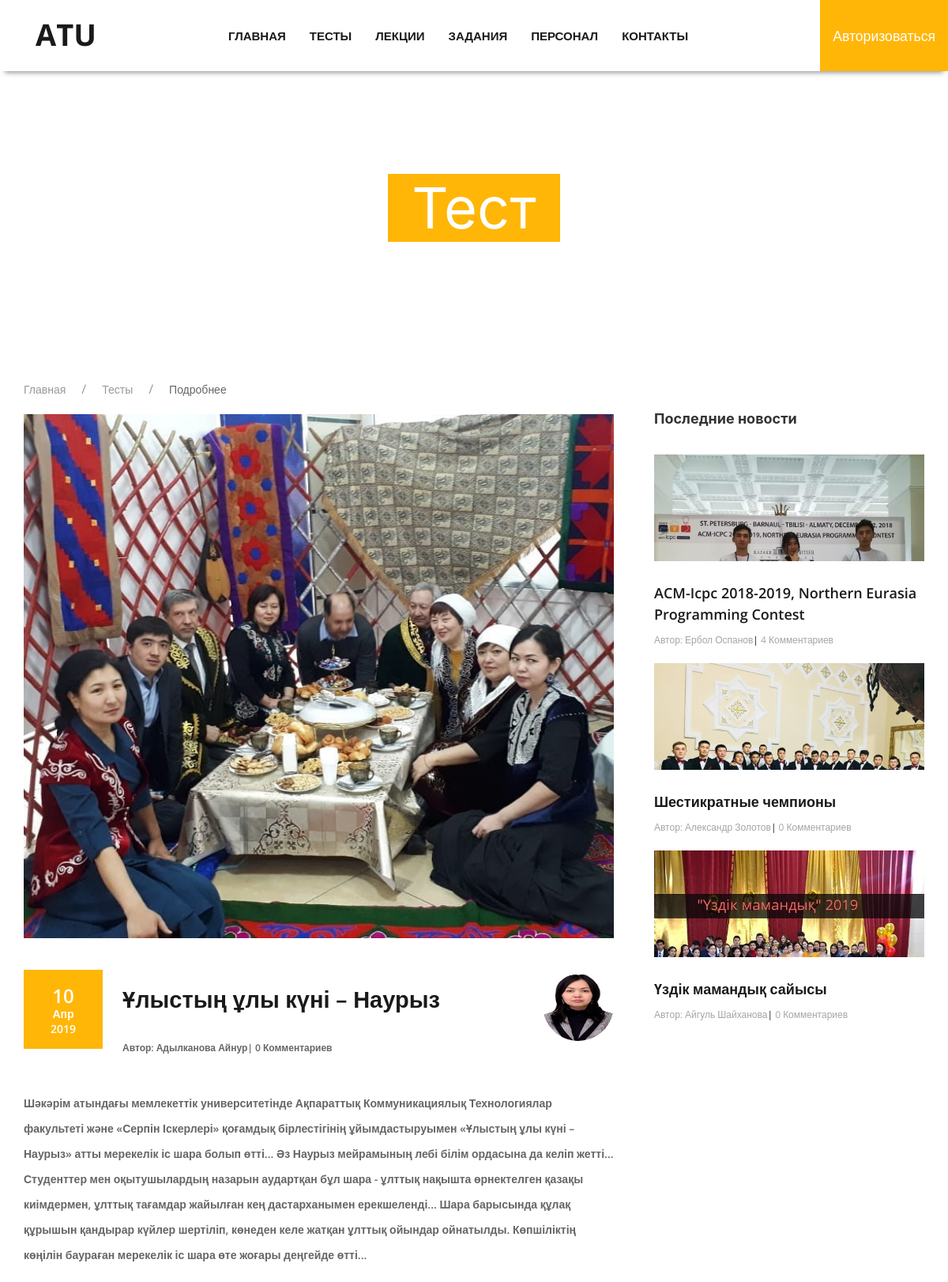
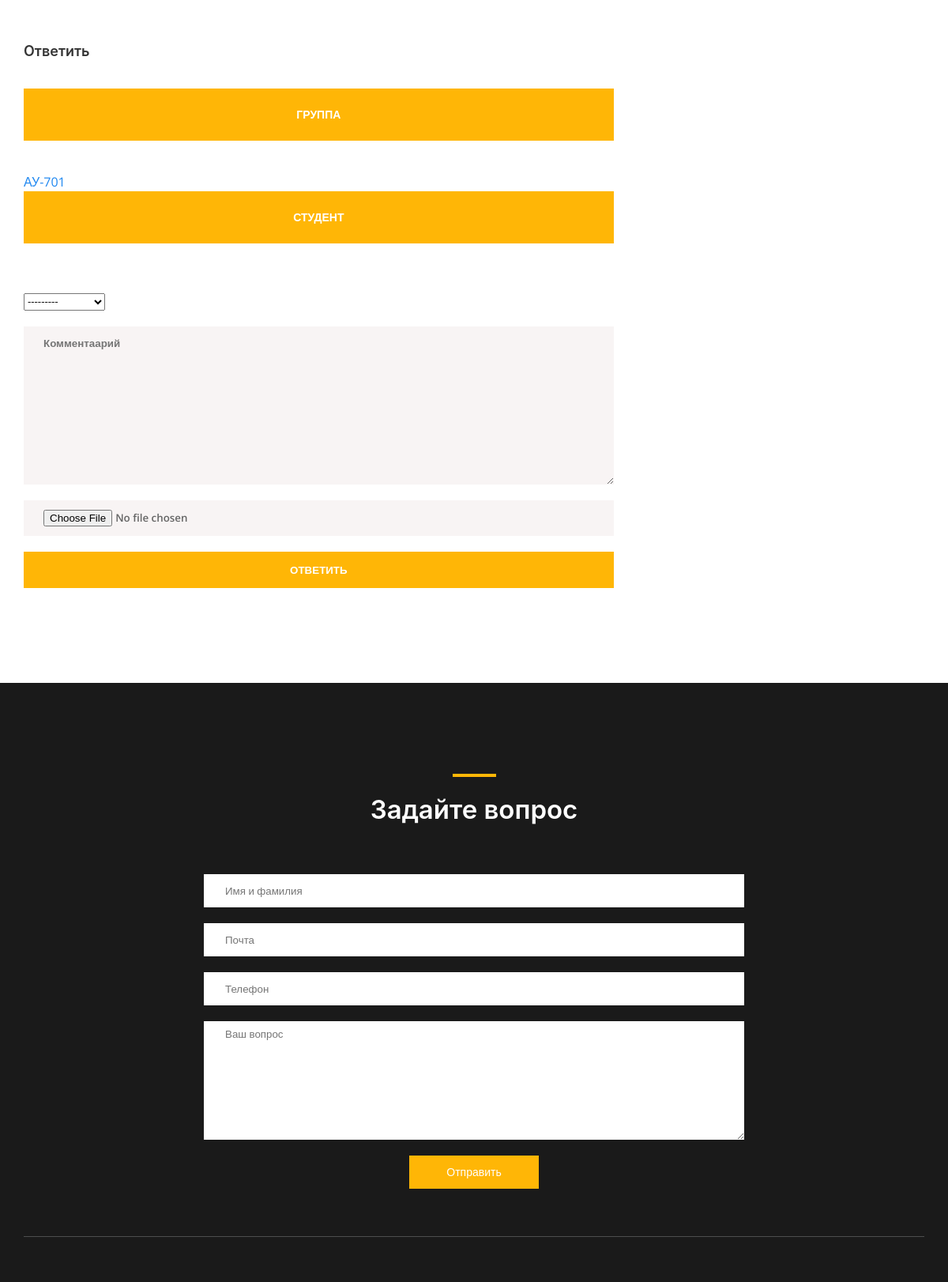
/tests/3/ (upper part), run on the app's committed database (2 pictures, top to bottom).
### News/models.py (models this page shows, shortened)
class Post(models.Model):
   author = models.ForeignKey(
      User,
      on_delete=models.CASCADE,
      verbose_name='Преподаватель'
   )
   title = models.CharField(
      max_length=100,
      verbose_name='Название'
   )
   text = models.TextField(
      verbose_name='Вопрос'
   )
   img = models.ImageField(upload_to='posts_images', blank=True)
   date = models.DateTimeField(default=timezone.now)
   def get_absolute_url(self):
      return reverse('news_detail_url', kwargs={'pk':self.pk})
   def get_comment_count(self):
      return self.comments.all().filter(approved=True).count()
   class Meta:
      verbose_name = 'Тест'
      verbose_name = 'Тесты'

### Users/models.py (models this page shows, shortened)
class Profile(models.Model):
   user = models.OneToOneField(User, on_delete=models.CASCADE)
   position = models.CharField(max_length=100, blank=True)
   information = models.TextField(blank=True)
   img = models.ImageField(default='default.jpg', upload_to='user_images')
   student = models.BooleanField(default=False)
   group = models.ForeignKey(
      Group,
      on_delete=models.PROTECT,
      verbose_name='Группа',
      null=True,
      blank=True
   )

### education/models.py (models this page shows, shortened)
class Group(models.Model):
    name = models.CharField(
        max_length=100,
        verbose_name='Название'
    )
    year = models.IntegerField(
        choices=YEARS,
        default=0,
        verbose_name='Курс'
    )
    stude_type = models.IntegerField(
        choices=STUDY_TYPES,
        default=0,
        verbose_name='Обучение'
    )
    proffesion = models.ForeignKey(
        Profession,
        on_delete=models.PROTECT
    )
    class Meta:
        verbose_name = 'Группа'
        verbose_name_plural = 'Группы'

### News/views.py (the view, shortened to what this page needs)
# urls.py: path('<int:pk>/', NewsDetailView.as_view(), name='news_detail_url'),
class NewsDetailView(View):
   def get(self, request, pk):
      post = get_object_or_404(Post, pk=pk)
      latest_news = Post.objects.filter().order_by('-date')[:3]
      groups = Group.objects.all()
      answer_form = AnswerForm()
      return render(request, 'News/news_detail.html', context={
         'post': post,
         'answer_form': answer_form,
         'latest_news': latest_news,
         'groups':groups
      })

### ICTapp/forms.py
class QuestionForm(forms.ModelForm):
   class Meta:
      model = Question
      fields = ('full_name', 'email', 'phone', 'text')
   def __init__(self, *args, **kwargs):
      super(QuestionForm, self).__init__(*args, **kwargs)
      self.fields['full_name'].label = "Имя Фамилия"
      self.fields['email'].label = "Эмэйл"
      self.fields['phone'].label = "Номер телефона"
      self.fields['text'].label = "Вопрос"

### test_answers/forms.py
class AnswerForm(forms.ModelForm):
   class Meta:
      model = Answer
      fields = ('student', 'answer', 'data')

### ICTapp/context_processors.py (called while the page is built)
def question_form(request):
   if request.method == 'POST':
      bound_form = QuestionForm(request.POST)
      if bound_form.is_valid():
         bound_form.save()
         messages.success(request, f'Ваш вопрос принят. Прошу ожидайте ответа')
   return {'question_form': QuestionForm()}

### News/templates/News/news_detail.html (shortened to what this page needs)
{% extends 'base.html' %}
{% block content %}
   <div class="app-header parallax-window" data-parallax="scroll" data-image-src="/media/background-images/post.jpg">
      <h1>Тест</h1>
   </div>
   <section id="news-section" class="news-section section">
      <div class="wrapper">
         <ul class="uk-breadcrumb breadcrumb">
            <li><a href="{% url 'home_url' %}">Главная</a></li>
            <li><a href="{% url 'news_url' %}">Тесты</a></li>
            <li><span>Подробнее</span></li>
         </ul>
         <div class="app-wrap flex j-sb">
            <div class="app-box">
               <div class="app-box__item">
                  {% if post.img %}
                     <div class="app-box__img app-desc-margin-b">
                        <img src="{{ post.img.url }}" alt="news">
                     </div>
                  {% endif %}
                  <div class="app-box__container flex">
                     <div>
                        <p class="app-box__date">{{ post.date|date:"d "}} <span>{{ post.date|date:"M"}}</span><span>{{ post.date|date:"Y"}}</span></p>
                     </div>
                     <div class="app-box__title">
                        <div class="flex j-sb flex-align-center">
                           <a class="text-decor-none">{{ post.title }}</a>
                           <img class="author-ava" src="{{ post.author.profile.img.url }}">
                        </div>
                        <p class="app-box__author">Автор: {{ post.author.last_name }} {{ post.author.first_name }}| {{ post.get_comment_count }} Комментариев</p>
                     </div>
                  </div>
                  <p class="text-desc app-box__desc news-desc-margin-b">{{ post.text|safe }}</p>
                  <div class="app-comment-box">
                     <h3 class="text-title app-detail__comment">Ответить</h3>
                     <div class="add-comment-form transition">
                        <div class="uk-inline" style="width:100%">
                           <button class="uk-button uk-button-default" type="button">Группа</button>
                           <div uk-dropdown="mode: click">
                              {% for group in groups %}
                                 <a href="#" class="group" data-id="{{ group.id }}">
                                    {{ group.name }}
                                 </a>
                              {% endfor %}
                           </div>
                       </div>
                       <div class="uk-inline" style="width:100%">
                           <button class="uk-button uk-button-default" type="button">Студент</button>
                        </div>
                        <form method="POST">
                           {{ answer_form.as_p }}
                           <button class="transition" type="submit">Ответить</button>
                        </form>
                     </div>
                  </div>
               </div>
            </div>
            {% include 'includes/latest_news.html' %}
         </div>
   </section>
{% endblock content %}

### ICTapp/templates/includes/latest_news.html
<div class="news-more">
   <h3 class="text-title news-more__title">Последние новости</h3>
   <div class="news-more-box">
      {% for post in latest_news %}
         <div class="news-more__item">
            {% if post.img %}
            <div class="news-more__img">
               <img src="{{ post.img.url }}" alt="news">
            </div>
            {% endif %}
            <a class="app-more__link text-decor-none" href="{{ post.get_absolute_url }}">
               {{ post.title }}
            </a>
            <p class="news-more__author">Автор: {{ post.author.get_full_name }}<span>|</span> {{ post.get_comment_count }} Комментариев</p>
         </div>
      {% endfor %}
      </div>
   </div>
</div>

### ICTapp/static/css/main.css (style rules this page uses)
* { margin: 0; padding: 0; -webkit-box-sizing: border-box; box-sizing: border-box; font-family: 'Open Sans', sans-serif; text-shadow: rgba(0, 0, 0, .01) 0 0 1px; }
.responsive-links.section, .news-section.section, .information.section, .speciality.section, .specialty.section, .teachers.section { margin: 80px 0; }
.subscribe input::-webkit-outer-spin-button, .subscribe input::-webkit-inner-spin-button, .app-box__container .app-action-dropdown p, .teachers-detail-info__personal-title, .profile-wrapper .add-post-form p, .teachers-detail-info__job-title, .teachers-detail-info__job p, .app-comment-box__text, .speciality-box__title, .speciality-box__text, .teachers-box__name, .news-more__author, .auth-box p, .nav .menu, .profile p { margin: 0; }
.text-decor-none, .text-decor-none:hover { text-decoration: none; }
.author-ava { width: 90px; height: 90px; border-radius: 50%; }
.flex { display: -webkit-box; display: -ms-flexbox; display: flex; }
.j-sb { -webkit-box-pack: justify; -ms-flex-pack: justify; justify-content: space-between; }
.flex-align-center { -webkit-box-align: center; -ms-flex-align: center; align-items: center; }
.section { margin: 110px 0 80px; }
.transition { -webkit-transition: all 0.3s; transition: all 0.3s; }
.text-title { font-size: 21px; font-weight: 600; }
.text-desc { color: #a5a5a5; font-weight: 600; font-size: 13.5px; line-height: 2.29; }
.wrapper { max-width: 1170px; margin: 0 auto; padding: 0 15px; }
.subscribe input { padding: 0 27px; }
.subscribe input, .subscribe textarea { width: 60%; height: 42px; border: none; font-weight: 500; color: #1a1a1a; outline: none; }
.subscribe textarea { min-height: 35px; height: 150px; resize: vertical; padding: 7px 27px; }
.app-header { background-repeat: no-repeat; background-size: cover; text-align: center; height: 400px; }
.app-header h1 { background: #ffb606; font-size: 72px; font-weight: 400; color: #fff; display: inline-block; padding: 0 30px; margin-top: 220px; }
.app-box { width: 65.5%; }
.app-box__item { margin-bottom: 80px; }
.app-comment-box__item:last-child, .app-box__item:last-child { margin-bottom: 0; }
.app-box__img img, .app-img-container__item img { width: 100%; }
.app-box__container { margin: 35px 0 25px; }
.app-box__date { text-align: center; margin-right: 25px; background: #ffb606; color: #fff; font-size: 24px; padding: 15px 34px; font-weight: 600; }
.app-box__date span { display: block; margin-top: -6px; font-size: 14px; }
.app-box__date span:first-child { margin-bottom: 4px; }
.app-box__title { width: 100%; }
.app-box__title a { color: #1a1a1a; font-size: 29px; text-decoration: none; font-weight: 600; margin-top: -10px; margin-bottom: 7px; margin-right: 5px; display: block; }
.app-box__title img { display: block; }
.app-box__author { margin-top: 0; font-size: 12px; font-weight: 600; }
.app-box__desc { color: inherit; font-size: 14px; }
.news-more { width: 30%; }
.news-more__title { margin-top: -7px; margin-bottom: 33px; font-weight: 700; font-size: 18px; }
.news-more__img { height: 135px; overflow: hidden; }
.news-more__img img { width: 100%; min-height: 100%; }
.app-more__link { font-weight: 600; font-size: 18px; color: #1a1a1a; margin: 27px 0 10px; display: inline-block; text-decoration: none; }
.news-more__author { color: #a5a5a5; font-size: 12px; }
.news-more__item { margin-bottom: 20px; }
.news-more__author span { color: #1a1a1a; }
.app-desc-margin-b { margin-bottom: 40px; }
.app-detail__comment { font-size: 18px; margin: 70px 0 35px; }
.post-update-form input, .post-update-form textarea, .add-post-form input[type="text"], .add-post-form textarea, .edit-profile-form input, .add-comment-form input, .add-comment-form textarea, .add-comment-form button { width: 100%; display: block; background: #F8F4F4; border: none; padding: 12px 25px; font-weight: 600; }
.add-comment-form input, .add-comment-form textarea, .add-comment-form button { margin-bottom: 17px;; }
.add-comment-form textarea, .add-post-form textarea { min-height: 70px; height: 200px; resize: vertical; }
.add-comment-form button, .profile button { margin-bottom: 40px; background: #ffb606; color: #fff; outline: none; text-transform: uppercase; font-weight: 600; padding: 14px 0; cursor: pointer; }

### data on the page
Post: img (picture), date "10", date "Апр", date "2019", title "Ұлыстың ұлы күні – Наурыз", author.profile.img (picture), author.last_name "Адылканова", author.first_name "Айнур", get_comment_count "0", text "Шәкәрім атындағы мемлекеттік университетінде Ақпараттық Коммуникациялық Технологиялар факультеті және «Серпін Іскерлері» қоғамдық бірлестігінің ұйымдастыруымен «Ұлыстың ұлы күні – Наурыз» атты мерекелік іс шара болып өтті... Әз Наурыз мейрамының лебі білім ордасына да келіп жетті... Студенттер мен оқытушылардың назарын аудартқан бұл шара - ұлттық нақышта өрнектелген қазақы киімдермен, ұлттық тағамдар жайылған кең дастарханымен ерекшеленді... Шара барысында құлақ құрышын қандырар күйлер шертіліп, көнеден келе жатқан ұлттық ойындар ойнатылды. Көпшіліктің көңілін баураған мерекелік іс шара өте жоғары деңгейде өтті..."
Group: name "АУ-701"
Post: img (picture), title "ACM-Icpc 2018-2019, Northern Eurasia Programming Contest", author.get_full_name "Ербол Оспанов", get_comment_count "4"
Post: img (picture), title "Шестикратные чемпионы", author.get_full_name "Александр Золотов", get_comment_count "0"
Post: img (picture), title "Үздік мамандық сайысы", author.get_full_name "Айгуль Шайханова", get_comment_count "0"
